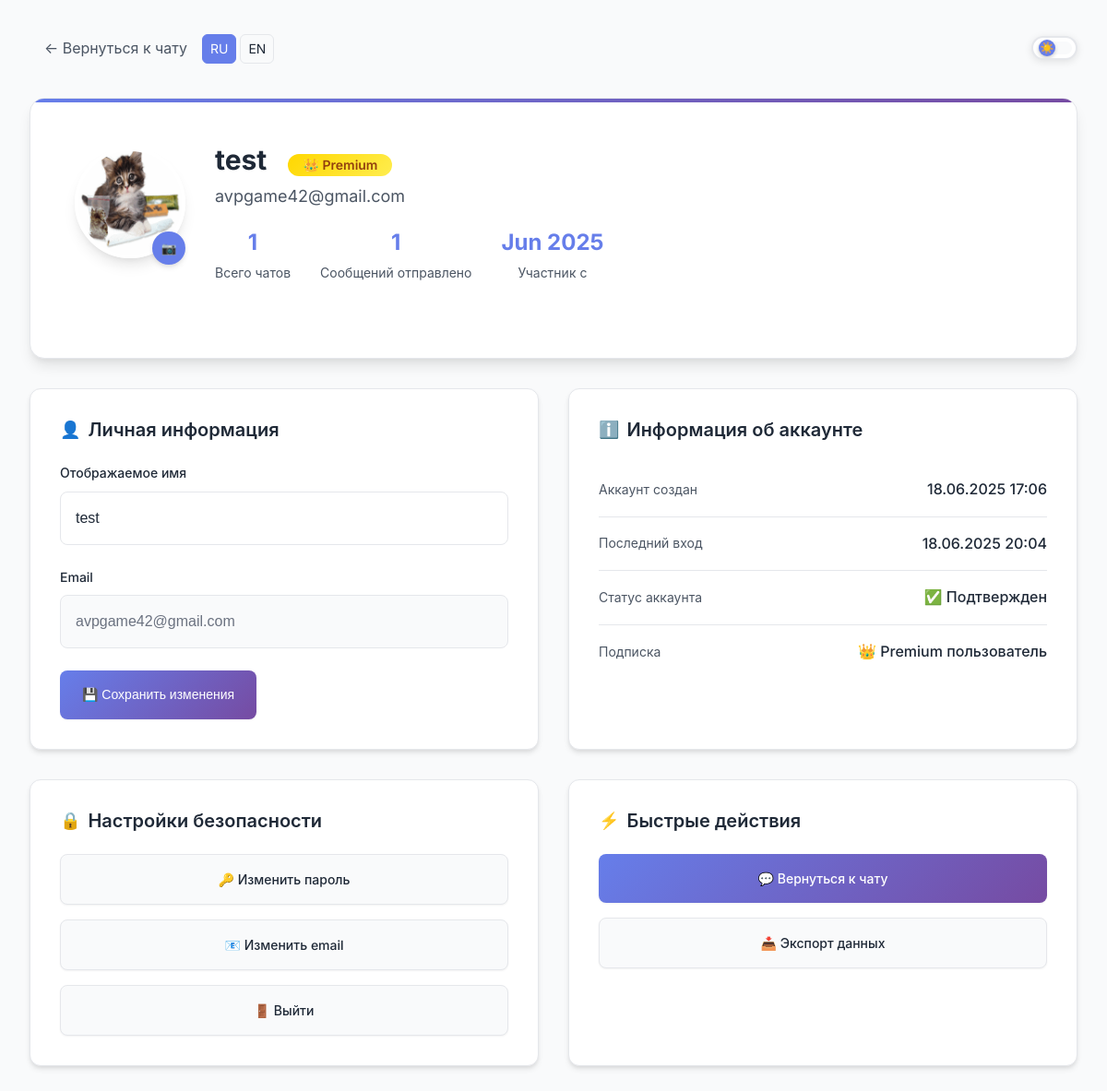
Page /profile/profile.php (signed in) on the committed database.
### tables this page shows
CREATE TABLE `users` (
  `id` int NOT NULL,
  `email` varchar(255) NOT NULL,
  `password` varchar(255) NOT NULL,
  `display_name` varchar(100) DEFAULT NULL,
  `avatar` varchar(255) DEFAULT NULL,
  `is_verified` tinyint(1) DEFAULT '0',
  `is_premium` tinyint(1) DEFAULT '0',
  `language` enum('ru','en') DEFAULT 'ru',
  `theme` enum('light','dark') DEFAULT 'light',
  `two_factor_enabled` tinyint(1) DEFAULT '0',
  `last_login` timestamp NULL DEFAULT NULL,
  `created_at` timestamp NULL DEFAULT CURRENT_TIMESTAMP,
  `updated_at` timestamp NULL DEFAULT CURRENT_TIMESTAMP ON UPDATE CURRENT_TIMESTAMP
);

### includes/functions.php (called while the page is built, shortened)
<?php
require_once 'database.php';
function is_logged_in() {
    return isset($_SESSION['user_id']) && !empty($_SESSION['user_id']);
}
function get_logged_in_user() {
    global $db;
    $stmt = $db->prepare("SELECT * FROM users WHERE id = ?");
    $stmt->execute([$_SESSION['user_id']]);
    return $stmt->fetch();
}
function get_current_language() {
    return 'ru';
}
function load_language($lang = null) {
    if ($lang === null) {
        $lang = get_current_language();
    }
    $lang_file = __DIR__ . "/../languages/{$lang}.php";
    if (file_exists($lang_file)) {
        return $lang_array;
    }
    include __DIR__ . "/../languages/ru.php";
    return $lang_array;
}
?>

### profile/profile.php (the view, shortened to what this page needs)
<?php
require_once '../includes/functions.php';
$lang = load_language();
$user = get_logged_in_user();
global $db;
$stmt = $db->prepare("SELECT COUNT(*) as chat_count FROM chat_sessions WHERE user_id = ?");
$stmt->execute([$user['id']]);
$chat_stats = $stmt->fetch();
$stmt = $db->prepare("SELECT COUNT(*) as message_count FROM messages m JOIN chat_sessions cs ON m.session_id = cs.id WHERE cs.user_id = ? AND m.role = 'user'");
$stmt->execute([$user['id']]);
$message_stats = $stmt->fetch();
?>
<!DOCTYPE html>
<html lang="<?php echo get_current_language(); ?>">
<head>
    <link rel="stylesheet" href="../assets/css/style.css">
    <link rel="stylesheet" href="../assets/css/profile.css">
</head>
<body>
    <div class="profile-container">
        <div class="profile-nav">
            <a href="../chat/chat.php" class="back-btn">
                ← <?php echo $lang['back_to_chat']; ?>
            </a>
            <div class="language-switcher">
                <a href="?lang=ru" class="lang-btn <?php echo get_current_language() === 'ru' ? 'active' : ''; ?>">RU</a>
                <a href="?lang=en" class="lang-btn <?php echo get_current_language() === 'en' ? 'active' : ''; ?>">EN</a>
            </div>
        </div>
        <div class="profile-header">
            <div class="profile-info">
                <div class="avatar-section">
                    <div class="avatar-container">
                        <?php if ($user['avatar']): ?>
                            <img src="../assets/images/avatars/<?php echo htmlspecialchars($user['avatar']); ?>" alt="Avatar" class="avatar">
                        <?php else: ?>
                            <div class="avatar-placeholder">
                                <?php echo strtoupper(substr($user['email'], 0, 1)); ?>
                            </div>
                        <?php endif; ?>
                        <button class="avatar-upload-btn" onclick="document.getElementById('avatarInput').click()">
                            📷
                        </button>
                    </div>
                </div>
                <div class="user-details">
                    <h1 class="user-name">
                        <?php echo htmlspecialchars($user['display_name'] ?: $user['email']); ?>
                        <?php if ($user['is_premium']): ?>
                            <span class="premium-badge">👑 Premium</span>
                        <?php endif; ?>
                    </h1>
                    <div class="user-email"><?php echo htmlspecialchars($user['email']); ?></div>
                    <div class="user-stats">
                        <div class="stat-item">
                            <span class="stat-number"><?php echo $chat_stats['chat_count']; ?></span>
                            <span class="stat-label"><?php echo $lang['total_chats']; ?></span>
                        </div>
                        <div class="stat-item">
                            <span class="stat-number"><?php echo $message_stats['message_count']; ?></span>
                            <span class="stat-label"><?php echo $lang['messages_sent']; ?></span>
                        </div>
                        <div class="stat-item">
                            <span class="stat-number"><?php echo date('M Y', strtotime($user['created_at'])); ?></span>
                            <span class="stat-label"><?php echo $lang['member_since']; ?></span>
                        </div>
                    </div>
                </div>
            </div>
        </div>
        <div class="profile-content">
            <div class="profile-section">
                <h2 class="section-title">
                    <span class="section-icon">👤</span>
                    <?php echo $lang['personal_info']; ?>
                </h2>
                <form id="profileForm">
                    <div class="form-group">
                        <label for="display_name" class="form-label"><?php echo $lang['display_name']; ?></label>
                        <input
                            type="text"
                            id="display_name"
                            name="display_name"
                            class="form-input"
                            value="<?php echo htmlspecialchars($user['display_name'] ?: ''); ?>"
                            placeholder="<?php echo $lang['enter_display_name']; ?>"
                            maxlength="100"
                        >
                    </div>
                    <div class="form-group">
                        <label for="email" class="form-label"><?php echo $lang['email']; ?></label>
                        <input
                            type="email"
                            id="email"
                            name="email"
                            class="form-input"
                            value="<?php echo htmlspecialchars($user['email']); ?>"
                            disabled
                        >
                    </div>
                    <button type="submit" class="btn btn-primary">
                        💾 <?php echo $lang['save_changes']; ?>
                    </button>
                </form>
            </div>
            <div class="profile-section">
                <h2 class="section-title">
                    <span class="section-icon">ℹ️</span>
                    <?php echo $lang['account_info']; ?>
                </h2>
                <div class="info-item">
                    <span class="info-label"><?php echo $lang['account_created']; ?></span>
                    <span class="info-value"><?php echo date('d.m.Y H:i', strtotime($user['created_at'])); ?></span>
                </div>
                <div class="info-item">
                    <span class="info-label"><?php echo $lang['last_login']; ?></span>
                    <span class="info-value"><?php echo $user['last_login'] ? date('d.m.Y H:i', strtotime($user['last_login'])) : $lang['never']; ?></span>
                </div>
                <div class="info-item">
                    <span class="info-label"><?php echo $lang['account_status']; ?></span>
                    <span class="info-value">
                        <?php if ($user['is_verified']): ?>
                            ✅ <?php echo $lang['verified']; ?>
                        <?php else: ?>
                            ❌ <?php echo $lang['not_verified']; ?>
                        <?php endif; ?>
                    </span>
                </div>
                <div class="info-item">
                    <span class="info-label"><?php echo $lang['subscription']; ?></span>
                    <span class="info-value">
                        <?php if ($user['is_premium']): ?>
                            👑 <?php echo $lang['premium_user']; ?>
                        <?php else: ?>
                            🆓 <?php echo $lang['free_user']; ?>
                        <?php endif; ?>
                    </span>
                </div>
            </div>
            <div class="profile-section">
                <h2 class="section-title">
                    <span class="section-icon">🔒</span>
                    <?php echo $lang['security_settings']; ?>
                </h2>
                <div style="display: flex; flex-direction: column; gap: var(--spacing-md);">
                    <a href="change_password.php" class="btn btn-secondary">
                        🔑 <?php echo $lang['change_password']; ?>
                    </a>
                    <a href="change_email.php" class="btn btn-secondary">
                        📧 <?php echo $lang['change_email']; ?>
                    </a>
                    <a href="../auth/logout.php" class="btn btn-secondary">
                        🚪 <?php echo $lang['logout']; ?>
                    </a>
                </div>
            </div>
            <div class="profile-section">
                <h2 class="section-title">
                    <span class="section-icon">⚡</span>
                    <?php echo $lang['quick_actions']; ?>
                </h2>
                <div style="display: flex; flex-direction: column; gap: var(--spacing-md);">
                    <a href="../chat/chat.php" class="btn btn-primary">
                        💬 <?php echo $lang['back_to_chat']; ?>
                    </a>
                    <a href="export_data.php" class="btn btn-secondary">
                        📥 <?php echo $lang['export_data']; ?>
                    </a>
                </div>
            </div>
        </div>
    </div>
</body>
</html>

### assets/css/style.css (style rules this page uses)
:root { --primary-color: #667eea; --primary-dark: #5a67d8; --secondary-color: #764ba2; --accent-color: #f093fb; --success-color: #48bb78; --warning-color: #ed8936; --error-color: #f56565; --info-color: #4299e1; --bg-primary: #ffffff; --bg-secondary: #f9fafb; --bg-tertiary: #f3f4f6; --text-primary: #1f2937; --text-secondary: #4b5563; --text-tertiary: #6b7280; --border-color: #e5e7eb; --border-light: #f3f4f6; --shadow-color: rgba(0, 0, 0, 0.1); --white: #ffffff; --gray-50: #f9fafb; --gray-100: #f3f4f6; --gray-200: #e5e7eb; --gray-300: #d1d5db; --gray-400: #9ca3af; --gray-500: #6b7280; --gray-600: #4b5563; --gray-700: #374151; --gray-800: #1f2937; --gray-900: #111827; --gradient-primary: linear-gradient(135deg, var(--primary-color) 0%, var(--secondary-color) 100%); --gradient-accent: linear-gradient(135deg, var(--accent-color) 0%, var(--primary-color) 100%); --gradient-dark: linear-gradient(135deg, #0f0f23 0%, #1a1a2e 100%); --spacing-xs: 0.25rem; --spacing-sm: 0.5rem; --spacing-md: 1rem; --spacing-lg: 1.5rem; --spacing-xl: 2rem; --spacing-2xl: 3rem; --spacing-3xl: 4rem; --radius-sm: 0.375rem; --radius-md: 0.5rem; --radius-lg: 0.75rem; --radius-xl: 1rem; --radius-2xl: 1.5rem; --radius-full: 9999px; --shadow-sm: 0 1px 2px 0 rgba(0, 0, 0, 0.05); --shadow-md: 0 4px 6px -1px rgba(0, 0, 0, 0.1), 0 2px 4px -1px rgba(0, 0, 0, 0.06); --shadow-lg: 0 10px 15px -3px rgba(0, 0, 0, 0.1), 0 4px 6px -2px rgba(0, 0, 0, 0.05); --shadow-xl: 0 20px 25px -5px rgba(0, 0, 0, 0.1), 0 10px 10px -5px rgba(0, 0, 0, 0.04); --shadow-2xl: 0 25px 50px -12px rgba(0, 0, 0, 0.25); --glass-bg: rgba(255, 255, 255, 0.7); --glass-border: rgba(0, 0, 0, 0.05); --glass-backdrop: blur(10px); --transition-fast: 0.15s ease-in-out; --transition-normal: 0.3s ease-in-out; --transition-slow: 0.5s ease-in-out; --font-family-sans: 'Inter', -apple-system, BlinkMacSystemFont, 'Segoe UI', Roboto, sans-serif; --font-family-mono: 'JetBrains Mono', 'Fira Code', Consolas, monospace; --text-xs: 0.75rem; --text-sm: 0.875rem; --text-base: 1rem; --text-lg: 1.125rem; --text-xl: 1.25rem; --text-2xl: 1.5rem; --text-3xl: 1.875rem; --text-4xl: 2.25rem; --text-5xl: 3rem; --text-6xl: 3.75rem; }
* { margin: 0; padding: 0; box-sizing: border-box; }
html { scroll-behavior: smooth; }
body { font-family: var(--font-family-sans); font-size: var(--text-base); line-height: 1.6; color: var(--text-primary); background: var(--bg-secondary); transition: background-color 0.5s ease, color 0.5s ease; -webkit-font-smoothing: antialiased; -moz-osx-font-smoothing: grayscale; }
* { transition: background-color 0.3s ease, color 0.3s ease, border-color 0.3s ease, box-shadow 0.3s ease; }
h1, h2, h3, h4, h5, h6 { font-weight: 700; line-height: 1.2; margin-bottom: var(--spacing-md); color: var(--text-primary); }
h1 { font-size: var(--text-4xl); }
h2 { font-size: var(--text-3xl); }
a { color: var(--primary-color); text-decoration: none; transition: var(--transition-fast); }
.btn { display: inline-flex; align-items: center; justify-content: center; gap: var(--spacing-sm); padding: var(--spacing-sm) var(--spacing-lg); font-size: var(--text-sm); font-weight: 500; line-height: 1.5; border: 1px solid transparent; border-radius: var(--radius-md); cursor: pointer; transition: var(--transition-fast); text-decoration: none; white-space: nowrap; user-select: none; }
.btn-primary { color: var(--white); background: var(--gradient-primary); box-shadow: var(--shadow-sm); }
.btn-secondary { color: var(--text-primary); background: var(--bg-primary); border-color: var(--border-color); box-shadow: var(--shadow-sm); }
.form-group { margin-bottom: var(--spacing-lg); }
.form-label { display: block; font-size: var(--text-sm); font-weight: 500; color: var(--text-primary); margin-bottom: var(--spacing-xs); }
.form-input { width: 100%; padding: var(--spacing-sm) var(--spacing-md); font-size: var(--text-base); line-height: 1.5; color: var(--text-primary); background: var(--bg-primary); border: 1px solid var(--border-color); border-radius: var(--radius-md); transition: var(--transition-fast); }
.form-input::placeholder { color: var(--text-tertiary); }
html[data-theme="light"] body { color: var(--text-primary); }

### rows in the picture
users: avatar (picture), display_name "test", email "avpgame42@gmail.com", created_at "Jun 2025", created_at "18.06.2025 17:06", last_login "18.06.2025 20:04"

### other values in the picture
$lang['back_to_chat'] "Вернуться к чату"
$chat_stats['chat_count'] "1"
$lang['total_chats'] "Всего чатов"
$message_stats['message_count'] "1"
$lang['messages_sent'] "Сообщений отправлено"
$lang['member_since'] "Участник с"
$lang['personal_info'] "Личная информация"
$lang['display_name'] "Отображаемое имя"
$lang['email'] "Email"
$lang['save_changes'] "Сохранить изменения"
$lang['account_info'] "Информация об аккаунте"
$lang['account_created'] "Аккаунт создан"
$lang['last_login'] "Последний вход"
$lang['account_status'] "Статус аккаунта"
$lang['verified'] "Подтвержден"
